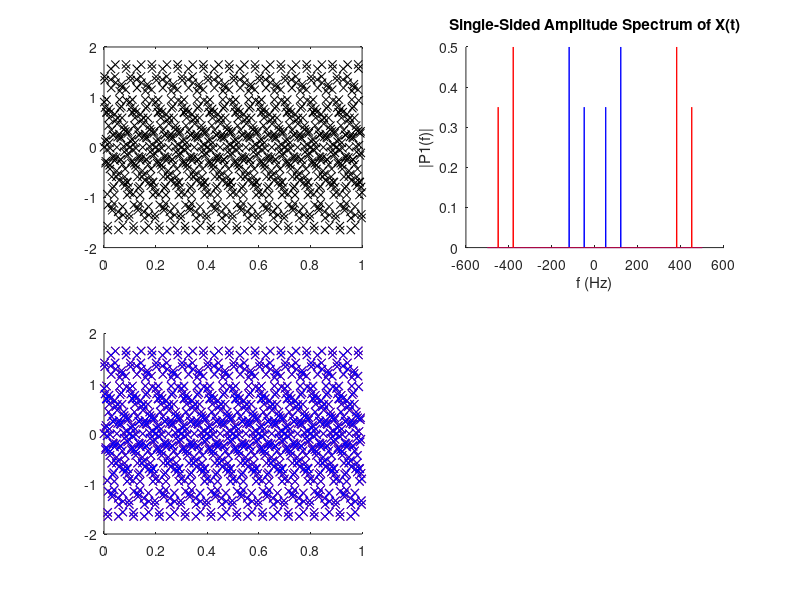

Source code (MATLAB):

clear all
clc

Fs = 1000;            % Sampling frequency
T = 1/Fs;             % Sampling period
L = 1000;             % Length of signal
t = (0:L-1)*T;        % Time vector


x_time_orig = 0.7*sin(2*pi*50*t) + sin(2*pi*120*t);


figure(1)
subplot(2,2,1)
plot(t,x_time_orig,'kx')


% Fourier transform
x_fft = fftshift( fft(x_time_orig,L) );
x_fft2 = fft(x_time_orig);


% compute one sided spectrum
P1 = abs( x_fft / L );
P2 = abs( x_fft2 / L );

% P1 = P2(1:L/2+1);
% P1(2:end-1) = 2*P1(2:end-1);




subplot(2,2,2)
hold on
f = ((-L/2):(L/2)-1) * Fs/L;
plot(f,P1,'b')
plot(f,P2,'r')
title('Single-Sided Amplitude Spectrum of X(t)')
xlabel('f (Hz)')
ylabel('|P1(f)|')


% inverse Fourier transform
x_time = ifft( ifftshift( x_fft ) );
x_time_2 = ifft( x_fft2 );


subplot(2,2,3)
hold on
plot(t,x_time,'rx')
plot(t,x_time_2,'bx')




